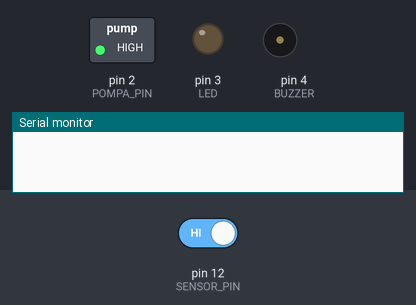
A sketch run on a simulated Arduino Uno, built with avr-gcc and run on an emulated ATmega328P. On the bench: switched loads named in the sketch (green lamp = pin HIGH), output pins drawn as LEDs (lit = HIGH), buzzer (waves = sounding, pin HIGH), the last lines printed to the serial monitor. Inputs (shaded band) come from the test bench; at power-on: pin 12 (SENSOR_PIN) HIGH.

Above: at 1.2 s.
1.3 s: pin 12 (SENSOR_PIN) driven LOW
At 1.95 s:
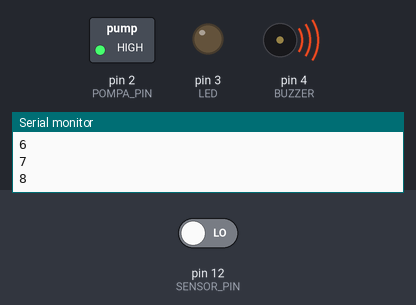
At 3.2 s:
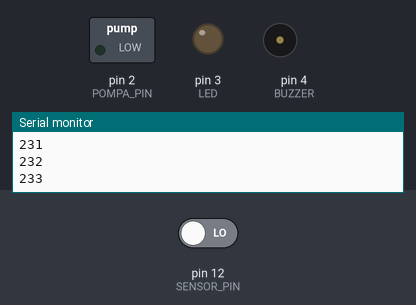
Timing chart, 0 to 9.5 s (numbered marks = the images above; inputs shaded):
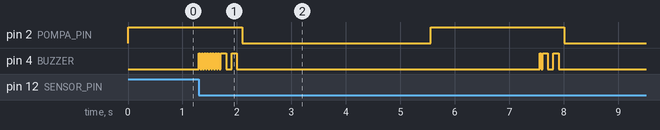

Measured:
- after the input at 1.3 s, pin 2 (POMPA_PIN): HIGH → LOW after 0.80 s, → HIGH 3.5 s later, → LOW 2.5 s later

The sketch:

smart-disinfectant-booth.ino
```cpp
#define SENSOR_PIN 12
#define BUZZER 4
#define POMPA_PIN 2
#define LED 3
#define SAKLAR 2


void setup(){
 pinMode(POMPA_PIN, OUTPUT);
 digitalWrite(POMPA_PIN, HIGH);
 pinMode(BUZZER,OUTPUT);
 pinMode(LED, OUTPUT);
 pinMode(SENSOR_PIN, INPUT);
 Serial.begin(9600);
}

void loop(){
 int count = 0;
 while(digitalRead(SENSOR_PIN) == LOW){
   count++;
   buzzer();
   Serial.println(count);
   if(count>=8){
      fix();
      pompa();
      digitalWrite(POMPA_PIN, HIGH);
      delay(2000);
    }
  }
  while(digitalRead(SENSOR_PIN) == HIGH){
    count = 0;
    digitalWrite(POMPA_PIN, HIGH);
    //     digitalWrite(LED, LOW);

    }
}
void pompa (){
  int waktu =0;
  while(waktu < 700){
     waktu+=1;
     Serial.println(waktu);
     digitalWrite(POMPA_PIN, LOW);
    // digitalWrite(LED, HIGH);
      if (waktu > 700){
        break;
        }
    }
  }
void buzzer(){
  digitalWrite(BUZZER,HIGH);
  delay(25);
  digitalWrite(BUZZER,LOW);
  delay(25);
  }
void fix(){
  digitalWrite(BUZZER,HIGH);
  delay(100);
  digitalWrite(BUZZER,LOW);
  delay(100);
  digitalWrite(BUZZER,HIGH);
  delay(100);
  digitalWrite(BUZZER,LOW);
  delay(100);
  }
```
